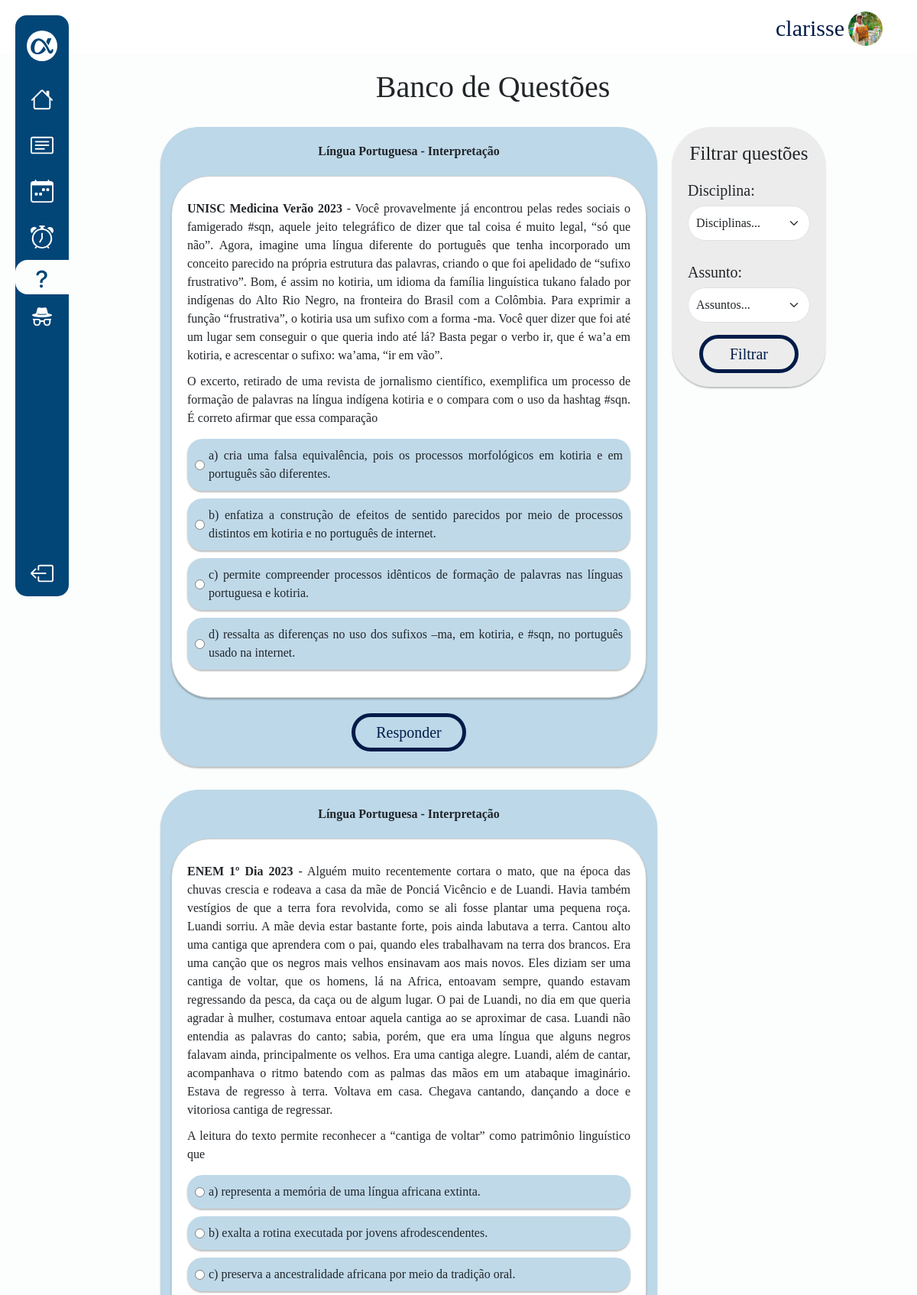
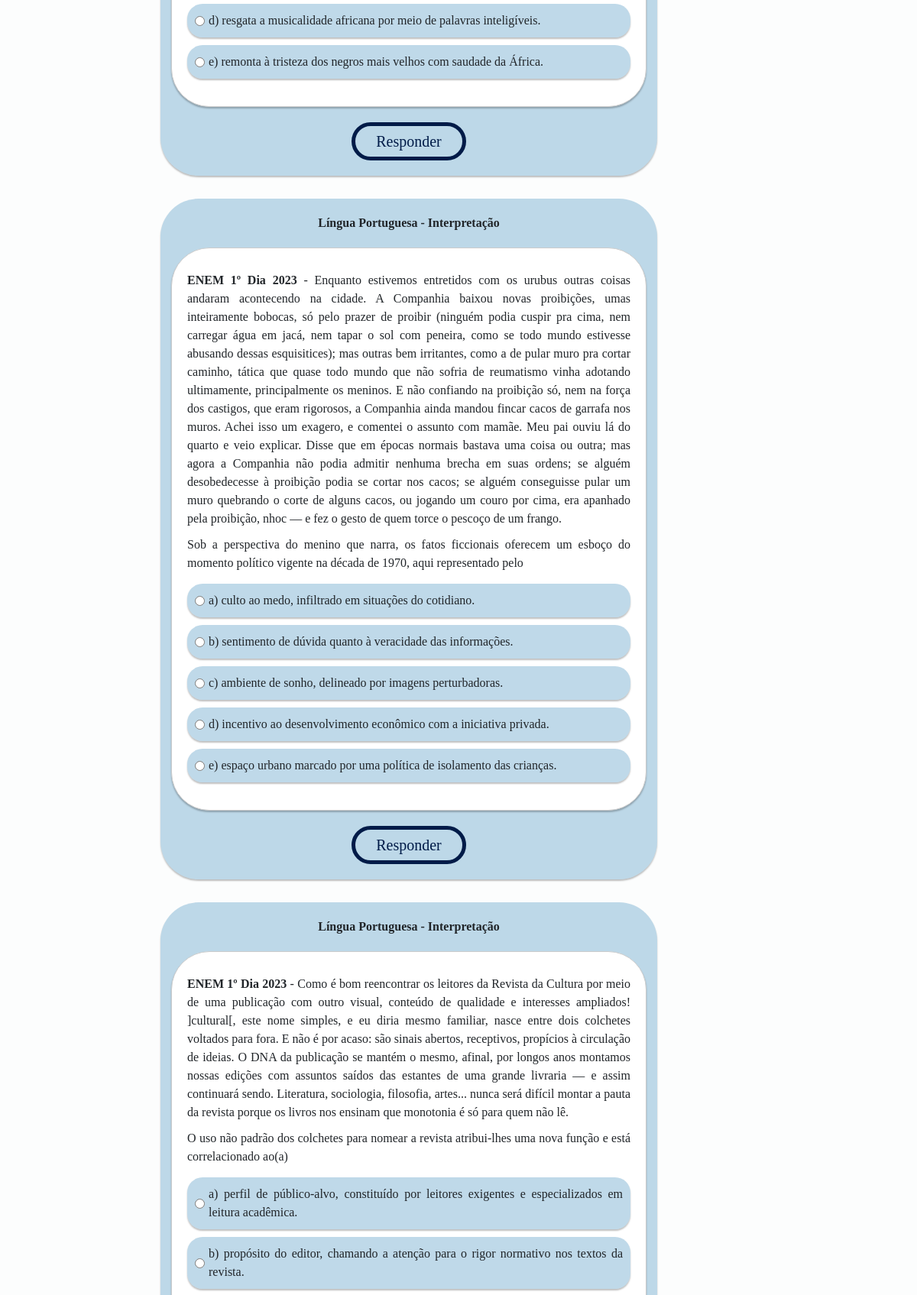
The page /questoes/ (signed in, upper part) on the database its author committed (2 pictures, top to bottom).
### core/models.py (models this page shows)
class Profile(models.Model):
    user = models.OneToOneField(User, on_delete=models.CASCADE)
    email = models.EmailField()
    telefone = models.CharField(max_length=11)
    endereco = models.CharField(max_length=200)
    image = models.ImageField(default='perfil/img/personcircle.png', upload_to='perfil/img')

### questoes/models.py (models this page shows, shortened)
class Questao(models.Model):
    disciplina = models.ForeignKey(Disciplina, on_delete=models.CASCADE)
    assunto = models.ForeignKey(Assunto, on_delete=models.CASCADE, null=True)
    instituicao_ano = models.CharField(max_length=150, default="")
    texto = models.TextField(default="")
    enunciado = models.TextField(default="")

class Disciplina(models.Model):
    nome = models.CharField(max_length=100, default="")
    def __str__(self):
        return self.nome

class Assunto(models.Model):
    disciplina = models.ForeignKey(Disciplina, on_delete=models.CASCADE)
    assunto = models.CharField(max_length=150, default="")
    def __str__(self):
        return self.assunto

class Alternativa(models.Model):
    questao = models.ForeignKey(Questao, related_name='alternativas', on_delete=models.CASCADE)
    texto = models.TextField(default="")
    correta = models.BooleanField(default=False)

### questoes/views.py (the view)
# urls.py: path('questoes/', lista_questoes, name='lista_questoes'),
@login_required
def lista_questoes(request):
    disciplinas = Disciplina.objects.all()
    disciplina_id = request.GET.get('disciplina')
    assuntos = []
    if disciplina_id:
        assuntos = Assunto.objects.filter(disciplina_id=disciplina_id)
    assunto_id = request.GET.get('assunto')
    questoes = Questao.objects.all()
    if disciplina_id:
        questoes = questoes.filter(disciplina_id=disciplina_id)
    if assunto_id:
        questoes = questoes.filter(assunto_id=assunto_id)
    questoes_por_pagina = 5
    paginator = Paginator(questoes, questoes_por_pagina)
    page_number = request.GET.get('page')
    page = paginator.get_page(page_number)
    return render(request, 'questoes/pages/lista_questoes.html', {
        'disciplinas': disciplinas,
        'assuntos': assuntos,
        'questoes': page,
        'disciplina_selecionada': int(disciplina_id) if disciplina_id else None,
        'assunto_selecionado': int(assunto_id) if assunto_id else None,
    })

### questoes/templates/questoes/pages/lista_questoes.html (shortened to what this page needs)
{% extends "core/partials/base.html" %}
{% load static %}
{% block head%}
<link rel="stylesheet" href="{% static 'questoes\css\style.css' %}">
{% endblock %}
{% block linkq%} ativo {% endblock %}
{% block content %}
<main class="main-content-container">
    <h1 class="title-questoes">Banco de Questões</h1>
    <div class="main">
        {% include 'questoes/partials/questoes.html' %}
        {% include 'questoes/partials/filtro.html' %}
    </div>
</main>
<br><br>
{% endblock %}

### core/templates/core/partials/base.html (shortened to what this page needs)
{% load static %}
<!DOCTYPE html>
<html lang="pt-br">
<head>
    <link href="https://cdn.jsdelivr.net/npm/bootstrap@5.3.2/dist/css/bootstrap.min.css" rel="stylesheet"
>
    {% block head%} {% endblock %}
    <link rel="stylesheet" href="{% static 'css/style.css' %}">
    <link rel="stylesheet" href="{% static 'core/css/dashboard.css' %}">
</head>
<body>
    <div class="d-flex">
        <header class="headerdash ">
            <div class="username">
                <p class="">{{user.username}}</p>
                <a href="{% url 'profile' %}">
                <img class="imguser" src="{{ user.profile.image.url }}" alt="">
                </a>
            </div>
        </header>
        <nav class="menu-lateral">
            <div class="items">
                <ul class="navul">
                    <li class="item-nav logo d-flex align-items-center justify-content-center">
                        <a href="{% url 'index' %}"><img class="navimg" src="{% static 'core/img/navlogo.svg' %}"
                                alt=""></a>
                    </li>
                    <li class="item-nav {% block linkh%} {% endblock %}">
                        <a href="{% url 'dashboard' %}"></a>
                    </li>
                    <li class="item-nav {% block linkf%} {% endblock %}">
                        <a href="{% url 'flashcards' %}"></a>
                    </li>
                    <li class="item-nav {% block linkc%} {% endblock %}">
                        <a href="{% url 'calendario' %}"></a>
                    </li>
                    <li class="item-nav {% block linkp%} {% endblock %}">
                        <a href="{% url 'pomodoro' %}"></a>
                    </li>
                    <li class="item-nav {% block linkq%} {% endblock %}">
                        <a href="{% url 'estatisticas' %}"></a>
                    </li>
                    {% if user.is_superuser %}
                        <li class="item-nav">
                            <a href="{% url 'arearestrita'%}">
                            </a>
                        </li>
                    {% endif %}
                    <li class="item-nav sair">
                        <a href="{% url 'logout' %}"></a>
                    </li>
                </ul>
            </div>
        </nav>
    </div>
    <main class="d-flex justify-content-center maincentro">
        <div class="centro">
            {% block content %}
            {% endblock %}
        </div>
    </main>
</body>
</html>

### questoes/templates/questoes/partials/questoes.html (shortened to what this page needs)
<div class="questao">
    {% for questao in questoes %}
    <form method="post" action="{% url 'verificar_resposta' %}">
        <div class="container-azul">
            <div class="instituicao_ano">
                <strong>{{ questao.disciplina}} - {{questao.assunto}}</strong>
            </div>
            <div class="central">
                <div class="container-branco">
                    <li class="questao_texto">
                        <strong>{{ questao.instituicao_ano }}</strong> - {{ questao.texto }}
                    </li>
                    <li class="questao_enunciado">{{ questao.enunciado }}</li>
                    <ul class="alternativas-container">
                        {% for alternativa in questao.alternativas.all %}
                        <li id="alternativa" {% if alternativa.correta %} class="alternativacorreta" {% endif %}>
                            <input type="radio" id="alternativa{{ alternativa.id }}" name="questao_{{ questao.id }}"
                                value="{{ alternativa.id }}">
                            <label for="alternativa{{ alternativa.id }}">{{ alternativa.texto }}</label><br>
                        </li>
                        {% endfor %}
                    </ul>
                </div>
            </div>
            <div class="responder">
                <input class="btn-responder" type="submit" value="Responder">
            </div>
        </div>
    </form>
    {% endfor %}
</div>

### questoes/static/questoes/css/style.css (style rules this page uses)
.main { margin: 0; padding: 0; display: flex; justify-content: center; align-items: center; align-items: flex-start; }
.container-azul { background: rgba(45, 130, 181, 0.30); width: 950px; border-radius: 50px; padding: 20px; margin-bottom: 30px; box-shadow: 0px 2px 2px rgba(0, 0, 0, 0.25); }
.central { display: flex; justify-content: center; align-items: center; }
.container-branco { background: #ffffff; width: 900px; border-radius: 50px; padding: 20px; border: 1px solid #ccc; text-align: center; margin-bottom: 20px; margin-top: 20px; box-shadow: 0px 2px 2px rgba(0, 0, 0, 0.25); }
#alternativa { background: rgb(45, 130, 181, 0.30); border-radius: 20px; max-width: 900px; box-shadow: 0px 2px 2px rgba(0, 0, 0, 0.25); margin-bottom: 10px; display: block; text-align: justify; padding: 10px; height: auto; display: flex; align-items: center; }
#alternativa label { margin-left: 5px; }
label { display: inline-block; }
.instituicao_ano { text-align: center; }
.title-questoes { text-align: center; padding: 20px; }
.questao_texto { text-align: justify; margin-bottom: 10px; margin-top: 10px; }
ul { list-style: none; }
.questao { list-style-type: none; }
.questao_enunciado { margin-bottom: 15px; text-align: justify; }
.btn-responder { border-radius: 100px; border: 5px solid #001B48; background: rgba(217, 217, 217, 0); width: 150px; height: 50px; margin: auto; display:block; }
.responder input { margin: auto; text-decoration: none; color: #001B48; font-size: 20px; }
.responder { text-align: center; }
p { text-align: justify; }
.alternativas-container { padding-left: 0%; }
@media (max-width: 1400px) { .container-azul { width: 800px; } }
@media (max-width: 1400px) { .container-branco { width: 750px; } }
@media (max-width: 1400px) { #alternativa { width: 710px; } }
@media (max-width: 1400px) { .alternativas-container { padding-left: 0%; } }
@media (max-width: 1200px) { .container-azul { width: 650px; } }
@media (max-width: 1200px) { .container-branco { width: 630px; } }
@media (max-width: 1200px) { #alternativa { width: 580px; } }
@media (max-width: 1200px) { .alternativas-container { padding-left: 0%; } }

### static/css/style.css (style rules this page uses)
:root { --cor-1: #001B48; --cor-2: #024577; --cor-3: #015C92; --cor-4: #2d82B5; --cor-5: #018ABE; --cor-6: #97C4D8; --cor-7: #88CDF6; --cor-8: #B6E6FF; --cor-9: #D6E8EE; --cor-10: #ECEFF1; }
* { font-family: 'Merriweather'; }
main { background-color: #FCFDFD; }
p { font-size: 16px; font-weight: 400; }
nav { width: 100%; }
.logo { max-height: 140px; }
.imguser { width: 45px !important; height: 45px !important; border-radius: 45px ; }

### core/static/core/css/dashboard.css (style rules this page uses)
* { margin: 0; padding: 0; }
.username { color: #001B48; display: flex; justify-content: flex-end; margin: 15px; max-width: 95%; }
.username p { margin: 5px; font-size: 30px; font-weight: 400; line-height: normal; }
.imguser { width: 45px !important; height: 45px !important; border-radius: 45px; }
.headerdash { height: 70px; background-color: #fff; width: 100%; }
body { background-color: #FCFDFD; }
nav.menu-lateral { width: 70px; height: 95vh; background-color: #024577; margin: 20px 0px 20px 20px; position: fixed; border-radius: 15px; }
.item-nav.logo { border-radius: 50%; width: 40px; height: 40px; background-color: #fff; margin-bottom: 20px; }
.item-nav svg { fill: #fff; }
.item-nav img { fill: #fff; }
.item-nav { padding-top: 15px; padding-bottom: 15px; display: flex; list-style-type: none; }
.ativo { background-color: #FCFDFD; border-radius: 16px 0 0 16px; width: 70px; height: 45px; padding: 10px 15px; }
.ativo svg { fill: #024577; margin-left: 5px; }
.navul { margin-top: 20px; padding-left: 0; display: flex; flex-direction: column; align-items: center; justify-content: flex-start; }
ul .sair { position: absolute; bottom: 0; }
.centro { margin: auto; max-width: 90%; }
.maincentro { padding-left: 90px; }
@media (max-width: 1300px) { .centro { width: 100%; } }

### rows shown on the page
Questao: disciplina "Língua Portuguesa", assunto "Interpretação", instituicao_ano "UNISC Medicina Verão 2023", texto "Você provavelmente já encontrou pelas redes sociais o famigerado #sqn, aquele jeito telegráfico de dizer que tal coisa é muito legal, “só que não”. Agora, imagine uma língua diferente do português que tenha incorporado um conceito parecido na própria estrutura das palavras, criando o que foi apelidado de “sufixo frustrativo”. Bom, é assim no kotiria, um idioma da família linguística tukano falado por indígenas do Alto Rio Negro, na fronteira do Brasil com a Colômbia. Para exprimir a função “frustrativa”, o kotiria usa um sufixo com a forma -ma. Você quer dizer que foi até um lugar sem conseguir o que queria indo até lá? Basta pegar o verbo ir, que é wa’a em kotiria, e acrescentar o sufixo:…", enunciado "O excerto, retirado de uma revista de jornalismo científico, exemplifica um processo de formação de palavras na língua indígena kotiria e o compara com o uso da hashtag #sqn. É correto afirmar que essa comparação"
Alternativa: texto "a) cria uma falsa equivalência, pois os processos morfológicos em kotiria e em português são diferentes."
Alternativa: texto "b) enfatiza a construção de efeitos de sentido parecidos por meio de processos distintos em kotiria e no português de internet."
Alternativa: texto "c) permite compreender processos idênticos de formação de palavras nas línguas portuguesa e kotiria."
Alternativa: texto "d) ressalta as diferenças no uso dos sufixos –ma, em kotiria, e #sqn, no português usado na internet."
Questao: disciplina "Língua Portuguesa", assunto "Interpretação", instituicao_ano "ENEM 1º Dia 2023", texto "Alguém muito recentemente cortara o mato, que na época das chuvas crescia e rodeava a casa da mãe de Ponciá Vicêncio e de Luandi. Havia também vestígios de que a terra fora revolvida, como se ali fosse plantar uma pequena roça. Luandi sorriu. A mãe devia estar bastante forte, pois ainda labutava a terra. Cantou alto uma cantiga que aprendera com o pai, quando eles trabalhavam na terra dos brancos. Era uma canção que os negros mais velhos ensinavam aos mais novos. Eles diziam ser uma cantiga de voltar, que os homens, lá na Africa, entoavam sempre, quando estavam regressando da pesca, da caça ou de algum lugar. O pai de Luandi, no dia em que queria agradar à mulher, costumava entoar aquela…", enunciado "A leitura do texto permite reconhecer a “cantiga de voltar” como patrimônio linguístico que"
Alternativa: texto "a) representa a memória de uma língua africana extinta."
Alternativa: texto "b) exalta a rotina executada por jovens afrodescendentes."
Alternativa: texto "c) preserva a ancestralidade africana por meio da tradição oral."
Alternativa: texto "d) resgata a musicalidade africana por meio de palavras inteligíveis."
Alternativa: texto "e) remonta à tristeza dos negros mais velhos com saudade da África."
Questao: disciplina "Língua Portuguesa", assunto "Interpretação", instituicao_ano "ENEM 1º Dia 2023", texto "Enquanto estivemos entretidos com os urubus outras coisas andaram acontecendo na cidade. A Companhia baixou novas proibições, umas inteiramente bobocas, só pelo prazer de proibir (ninguém podia cuspir pra cima, nem carregar água em jacá, nem tapar o sol com peneira, como se todo mundo estivesse abusando dessas esquisitices); mas outras bem irritantes, como a de pular muro pra cortar caminho, tática que quase todo mundo que não sofria de reumatismo vinha adotando ultimamente, principalmente os meninos. E não confiando na proibição só, nem na força dos castigos, que eram rigorosos, a Companhia ainda mandou fincar cacos de garrafa nos muros. Achei isso um exagero, e comentei o assunto com…", enunciado "Sob a perspectiva do menino que narra, os fatos ficcionais oferecem um esboço do momento político vigente na década de 1970, aqui representado pelo"
Alternativa: texto "a) culto ao medo, infiltrado em situações do cotidiano."
Alternativa: texto "b) sentimento de dúvida quanto à veracidade das informações."
Alternativa: texto "c) ambiente de sonho, delineado por imagens perturbadoras."
Alternativa: texto "d) incentivo ao desenvolvimento econômico com a iniciativa privada."
Alternativa: texto "e) espaço urbano marcado por uma política de isolamento das crianças."
Questao: disciplina "Língua Portuguesa", assunto "Interpretação", instituicao_ano "ENEM 1º Dia 2023", texto "Como é bom reencontrar os leitores da Revista da Cultura por meio de uma publicação com outro visual, conteúdo de qualidade e interesses ampliados! ]cultural[, este nome simples, e eu diria mesmo familiar, nasce entre dois colchetes voltados para fora. E não é por acaso: são sinais abertos, receptivos, propícios à circulação de ideias. O DNA da publicação se mantém o mesmo, afinal, por longos anos montamos nossas edições com assuntos saídos das estantes de uma grande livraria — e assim continuará sendo. Literatura, sociologia, filosofia, artes... nunca será difícil montar a pauta da revista porque os livros nos ensinam que monotonia é só para quem não lê.", enunciado "O uso não padrão dos colchetes para nomear a revista atribui-lhes uma nova função e está correlacionado ao(a)"
Alternativa: texto "a) perfil de público-alvo, constituído por leitores exigentes e especializados em leitura acadêmica."
Alternativa: texto "b) propósito do editor, chamando a atenção para o rigor normativo nos textos da revista."

### other values the page prints
{{ user.username }} "clarisse"
